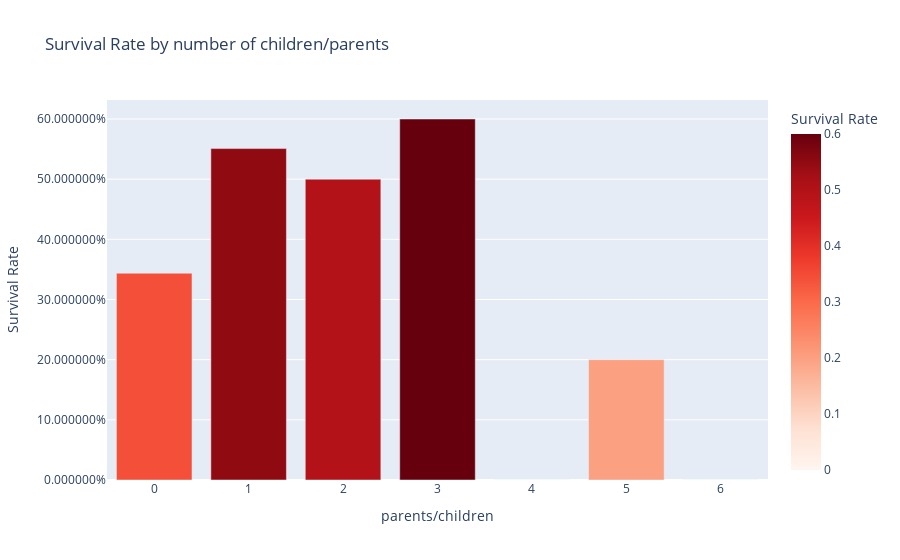

The cell this chart's notebook holds for it:
### Code cell
# Your DataFrame and calculation
data = passenger_df_train[['Parch', 'Survived']].groupby(['Parch'], as_index=False).mean().sort_values(by='Survived', ascending=False)

# Create a bar plot using Plotly Express
fig = px.bar(data, x='Parch', y='Survived', title='Survival Rate by number of children/parents',
             labels={'Parch': 'parents/children', 'Survived': 'Survival Rate'},
             color='Survived', color_continuous_scale='reds')

# Update layout
fig.update_layout(xaxis=dict(tickmode='linear'), yaxis_tickformat='%')

# Show the plot
fig.show()

### Figure 1 — Plotly figure (JSON) as saved in the notebook; plotly's stock layout.template omitted (floating-point values rounded to 4 significant figures)
{"data": [{"alignmentgroup": "True", "hovertemplate": "parents/children=%{x}<br>Survival Rate=%{marker.color}<extra></extra>", "legendgroup": "", "marker": {"color": [0.6, 0.5508, 0.5, 0.3437, 0.2, 0, 0], "coloraxis": "coloraxis", "pattern": {"shape": ""}}, "name": "", "offsetgroup": "", "orientation": "v", "showlegend": false, "textposition": "auto", "type": "bar", "x": [3, 1, 2, 0, 5, 4, 6], "xaxis": "x", "y": [0.6, 0.5508, 0.5, 0.3437, 0.2, 0, 0], "yaxis": "y"}], "layout": {"autosize": true, "barmode": "relative", "coloraxis": {"colorbar": {"title": {"text": "Survival Rate"}}, "colorscale": [[0, "rgb(255,245,240)"], [0.125, "rgb(254,224,210)"], [0.25, "rgb(252,187,161)"], [0.375, "rgb(252,146,114)"], [0.5, "rgb(251,106,74)"], [0.625, "rgb(239,59,44)"], [0.75, "rgb(203,24,29)"], [0.875, "rgb(165,15,21)"], [1, "rgb(103,0,13)"]]}, "legend": {"tracegroupgap": 0}, "title": {"text": "Survival Rate by number of children/parents"}, "xaxis": {"anchor": "y", "autorange": true, "domain": [0, 1], "range": [-0.5, 6.5], "tickmode": "linear", "title": {"text": "parents/children"}, "type": "linear"}, "yaxis": {"anchor": "x", "autorange": true, "domain": [0, 1], "range": [0, 0.6316], "tickformat": "%", "title": {"text": "Survival Rate"}, "type": "linear"}}}
